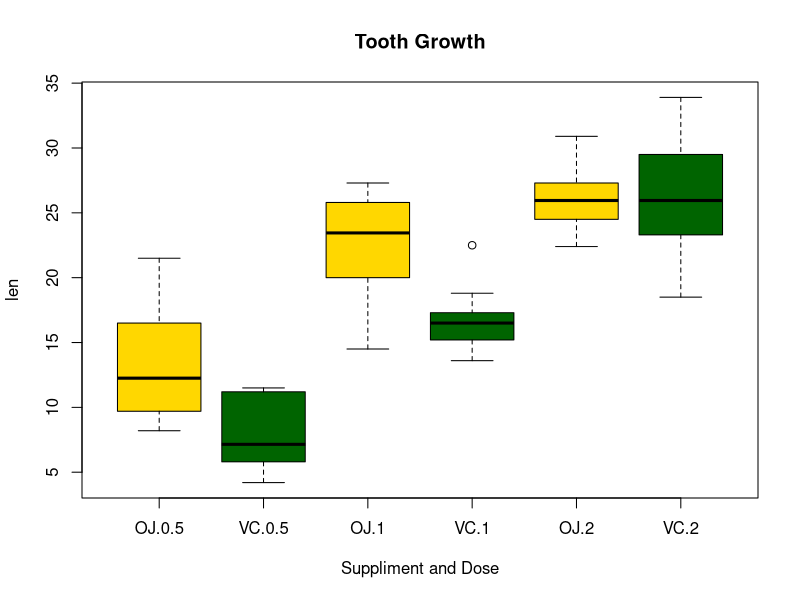

R code for this plot:
## ---- chunk 1

data(ToothGrowth)
str(ToothGrowth)


## ---- chunk 2

summary(ToothGrowth)

## ---- chunk 3

boxplot(  len~supp*dose
        , data=ToothGrowth
        , notch=FALSE
        , col=(c("gold","darkgreen"))
        , main="Tooth Growth"
        , xlab="Suppliment and Dose")

